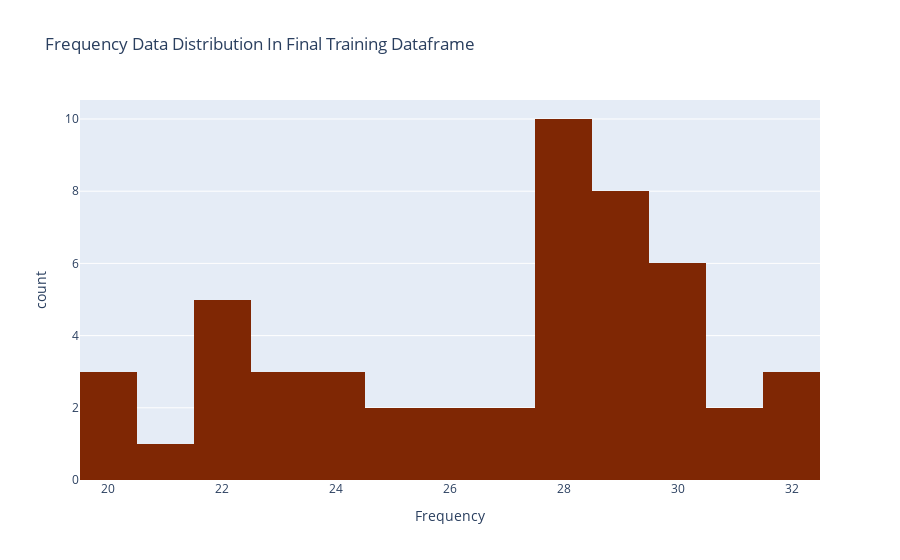

This figure's notebook cell:
### Code cell
fig = px.histogram(traintest.groupby(['Gloss'], sort=True)['Frequency'].count().sort_values(ascending=False).reset_index(),
                    x='Frequency',
                    color_discrete_sequence=px.colors.sequential.Oranges_r,
                    title='Frequency Data Distribution In Final Training Dataframe',nbins=20)

fig.show()

### Figure 1 — Plotly figure (JSON) as saved in the notebook; plotly's stock layout.template omitted (floating-point values rounded to 4 significant figures)
{"data": [{"alignmentgroup": "True", "bingroup": "x", "hovertemplate": "Frequency=%{x}<br>count=%{y}<extra></extra>", "legendgroup": "", "marker": {"color": "rgb(127,39,4)", "pattern": {"shape": ""}}, "name": "", "nbinsx": 20, "offsetgroup": "", "orientation": "v", "showlegend": false, "type": "histogram", "x": [32, 32, 32, 31, 31, 30, 30, 30, 30, 30, 30, 29, 29, 29, 29, 29, 29, 29, 29, 28, 28, 28, 28, 28, 28, 28, 28, 28, 28, 27, 27, 26, 26, 25, 25, 24, 24, 24, 23, 23, 23, 22, 22, 22, 22, 22, 21, 20, 20, 20], "xaxis": "x", "yaxis": "y"}], "layout": {"barmode": "relative", "legend": {"tracegroupgap": 0}, "title": {"text": "Frequency Data Distribution In Final Training Dataframe"}, "xaxis": {"anchor": "y", "domain": [0, 1], "title": {"text": "Frequency"}}, "yaxis": {"anchor": "x", "domain": [0, 1], "title": {"text": "count"}}}}
